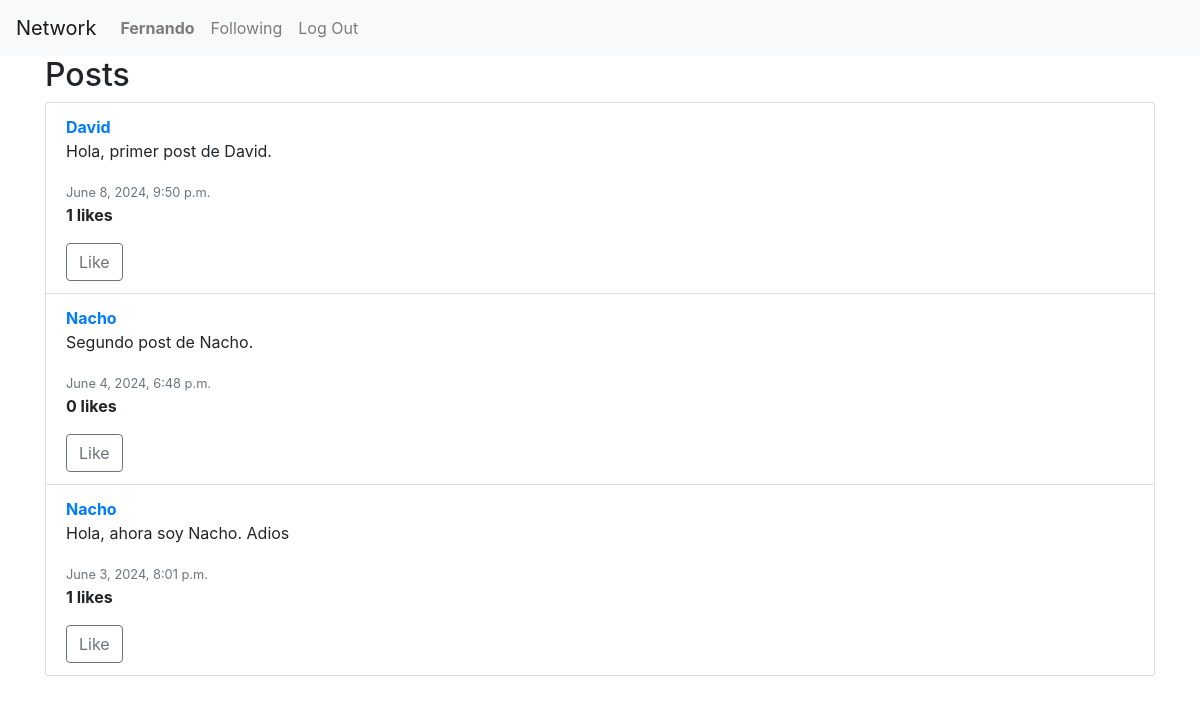
The app's page /following/ (signed in) with its own data.
### network/models.py (models this page shows, shortened)
class User(AbstractUser):
    pass

class Post(models.Model):
    user = models.ForeignKey(User, on_delete=models.CASCADE, related_name="posts")
    content = models.TextField(blank=True)
    timestamp = models.DateTimeField(auto_now_add=True)

### network/views.py (the view)
# urls.py: path('following/', views.following, name='following'),
@login_required
def following(request):
    user = request.user
    following_users = User.objects.filter(followed__user=user)
    posts_list = Post.objects.filter(user__in=following_users).annotate(likes_count=Count('liked')).order_by('-timestamp')
    paginator = Paginator(posts_list, 10)
    page_number = request.GET.get('page')
    posts = paginator.get_page(page_number)
    return render(request, "network/following.html", {"posts": posts})

### network/templates/network/following.html (shortened to what this page needs)
{% extends "network/layout.html" %}
{% block body %}
<div class="container">
    <h2>Posts</h2>
    <ul class="list-group">
        {% for post in posts %}
            <li class="list-group-item" id="post-{{ post.id }}">
                <a href="{% url 'network:profile' post.user.username %}"><strong>{{ post.user.username }}</strong></a>
                <div id="post-content-{{ post.id }}">
                    <p>{{ post.content }}</p>
                </div>
                <div>
                    <small class="text-muted">{{ post.timestamp }}</small>
                    <p><strong>{{ post.likes_count }} likes</strong></p>
                    {% if user.is_authenticated %}
                        <button id="like-button-{{ post.id }}" onclick="toggleLike({{ post.id }}, event)"
                                class="btn {% if post in user.liked_posts.all %}btn-success{% else %}btn-outline-secondary{% endif %}"
                                data-liked="{% if post in user.liked_posts.all %}true{% else %}false{% endif %}">
                            Like
                        </button>
                    {% endif %}
                </div>
            </li>
        {% endfor %}
    </ul>
</div>
{% endblock %}

### network/templates/network/layout.html (shortened to what this page needs)
{% load static %}
<!DOCTYPE html>
<html lang="en">
    <head>
        <link rel="stylesheet" href="https://stackpath.bootstrapcdn.com/bootstrap/4.4.1/css/bootstrap.min.css">
        <link href="{% static 'network/styles.css' %}" rel="stylesheet">
    </head>
    <body>
        <nav class="navbar navbar-expand-lg navbar-light bg-light">
            <a class="navbar-brand" href="{% url 'network:index' %}">Network</a>
            <div>
              <ul class="navbar-nav mr-auto">
                {% if user.is_authenticated %}
                    <li class="nav-item">
                        <a class="nav-link" href="#"><strong>{{ user.username }}</strong></a>
                    </li>
                    <li class="nav-item">
                        <a class="nav-link" href="{% url 'network:following' %}">Following</a>
                    </li>
                    <li class="nav-item">
                        <a class="nav-link" href="{% url 'network:logout' %}">Log Out</a>
                    </li>
                {% endif %}
              </ul>
            </div>
        </nav>
        <div class="body">
            {% block body %}
            {% endblock %}
        </div>
    </body>
</html>

### records on screen
User: username "Fernando"
Post: user.username "David", content "Hola, primer post de David.", timestamp "June 8, 2024, 9:50 p.m.", likes_count "1"
Post: user.username "Nacho", content "Segundo post de Nacho.", timestamp "June 4, 2024, 6:48 p.m.", likes_count "0"
Post: user.username "Nacho", content "Hola, ahora soy Nacho. Adios", timestamp "June 3, 2024, 8:01 p.m.", likes_count "1"
